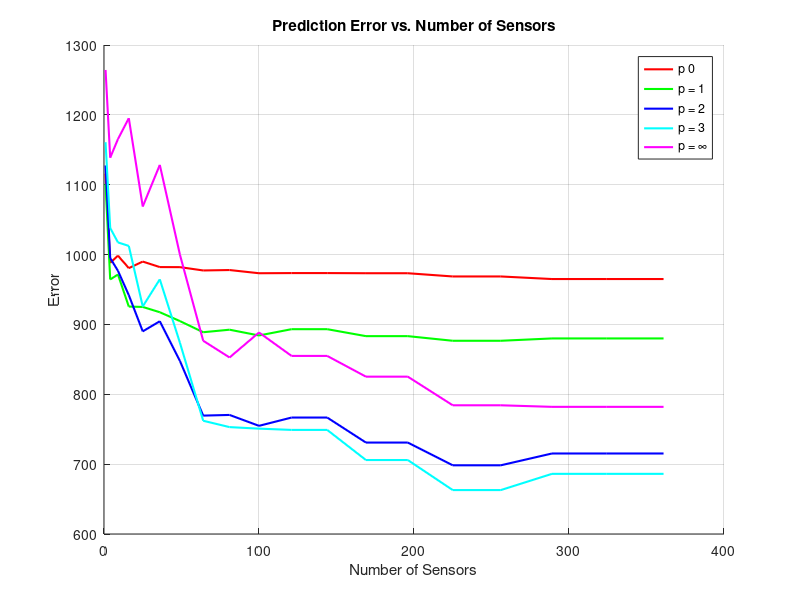
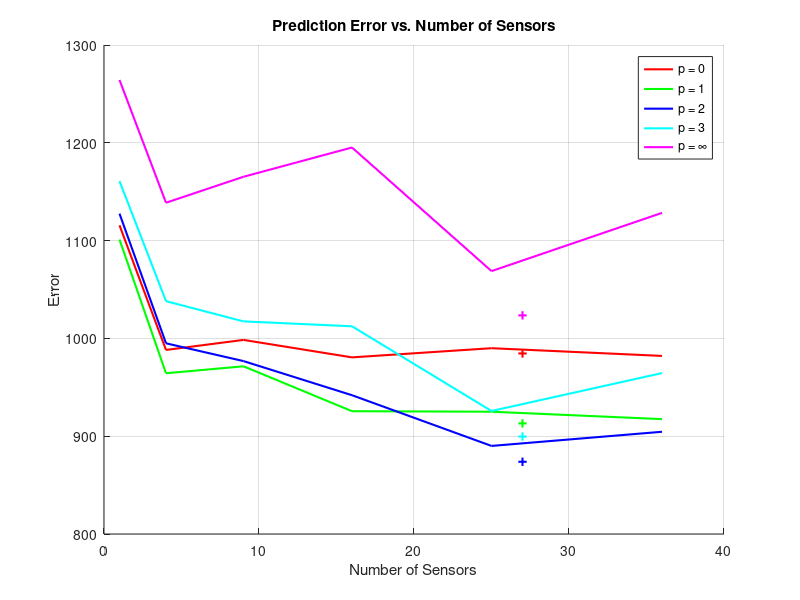

Here is the MATLAB script that generated these plots, in order:

mink0 = [1219.424296876388, 1115.6806135748398, 988.198112527904, 998.4586474182954, 980.599588886023, 989.975525532779, 982.0983136251642, 982.0012490270909, 977.2544206310757, 977.8687308320897, 973.2819346240108, 973.5101743794588, 973.5101743794588, 973.2881828292585, 973.2881828292585, 968.6643617328745, 968.6643617328745, 964.9796473477289, 964.9796473477289, 964.9796473477289];
mink1 = [1219.4292649107135, 1101.0697214193085, 964.3492002721792, 971.4865537720464, 925.5559653511444, 925.0429223690503, 917.4633579002169, 904.7693408088784, 888.8424754772557, 892.4549876415127, 884.1870817551427, 893.1870087666565, 893.1870087666565, 883.2339789617353, 883.2339789617353, 876.6079040027581, 876.6079040027581, 879.9441555104781, 879.9441555104781, 879.9441555104781];
mink2 = [1219.4304937981935, 1127.569220573961, 994.982244469938, 976.7945547903487, 941.9168725167849, 890.0625581207182, 904.5328963772107, 847.6201242096679, 769.4921759876344, 770.433043310051, 754.8372849101944, 766.701245022859, 766.701245022859, 730.890638357923, 730.890638357923, 698.3401438873954, 698.3401438873954, 715.2444650151621, 715.2444650151621, 715.2444650151621];
mink3 = [1219.430110516017, 1160.878590425122, 1038.0625717217092, 1017.3960702531032, 1012.3923939140818, 925.7637737291337, 964.5409794306328, 873.6349335551275, 762.110233536984, 753.016447027514, 750.8214314972338, 749.0057814888688, 749.0057814888688, 705.8789246559533, 705.8789246559533, 662.8768521468569, 662.8768521468569, 686.1043442130908, 686.1043442130908, 686.1043442130908];
%mink4 = [1219.4281681739888, 1234.3002403454777, 1111.433396428013, 1115.3694684994173, 1140.3510339161717, 1018.9038628963575, 1076.778931401167, 953.8899897275681, 825.6793035512193, 807.872163335164, 831.6976979976812, 809.720434133555, 809.720434133555, 768.4063313512128, 768.4063313512128, 736.0859363649635, 736.0859363649635, 745.4615387853254, 745.4615387853254, 745.4615387853254];
%mink5 = [1219.4305702716922, 1241.8557781847846, 1117.4346907573054, 1126.0157885763826, 1152.2537833423173, 1028.3604153063436, 1086.8525876402707, 963.239011854299, 833.9965807181424, 817.0275067117668, 840.9826917255243, 819.8081840333806, 819.8081840333806, 775.4692739906848, 775.4692739906848, 749.1206263804817, 749.1206263804817, 751.4185734502564, 751.4185734502564, 751.4185734502564];
minkinf = [1219.424296876388, 1264.2512259392972, 1138.7156732738122, 1165.2768994733162, 1195.1997487498775, 1068.8055449208177, 1128.336347209339, 999.7117670524857, 876.633506757675, 852.6889852081357, 888.4893948197295, 854.9238289801183, 854.9238289801183, 825.2283926008851, 825.2283926008851, 784.2479597620727, 784.2479597620727, 782.0229573150001, 782.0229573150001, 782.0229573150001];

nums = [1:19].^2;
figure(1)
hold on
plot(nums, mink0(2:end), 'r', 'LineWidth', 1.5)
plot(nums, mink1(2:end), 'g', 'LineWidth', 1.5)
plot(nums, mink2(2:end), 'b', 'LineWidth', 1.5)
plot(nums, mink3(2:end), 'c', 'LineWidth', 1.5)
plot(nums, minkinf(2:end), 'm', 'LineWidth', 1.5)
%plot(nums, mink4(2:end))
%plot(nums, mink5(2:end))

grid on
title('Prediction Error vs. Number of Sensors')
ylabel('Error')
xlabel('Number of Sensors')
legend('p 0', 'p = 1', 'p = 2', 'p = 3', 'p = \infty')



figure(2)
hold on
nums2 = [1:6].^2;
plot(nums2, mink0(2:7), 'r', 'LineWidth', 1.5)
plot(nums2, mink1(2:7), 'g', 'LineWidth', 1.5)
plot(nums2, mink2(2:7), 'b', 'LineWidth', 1.5)
plot(nums2, mink3(2:7), 'c', 'LineWidth', 1.5)
plot(nums2, minkinf(2:7),'m', 'LineWidth', 1.5)

plot([27], [984.6], 'r+', 'LineWidth', 1.5)
plot([27], [913.109370757747], 'g+', 'LineWidth', 1.5)
plot([27], [873.8543766804091], 'b+', 'LineWidth', 1.5)
plot([27], [899.6431812380307], 'c+', 'LineWidth', 1.5)
plot([27], [1023.5460126052207], 'm+', 'LineWidth', 1.5)

grid on
title('Prediction Error vs. Number of Sensors')
ylabel('Error')
xlabel('Number of Sensors')
legend('p = 0', 'p = 1', 'p = 2', 'p = 3', 'p = \infty')

